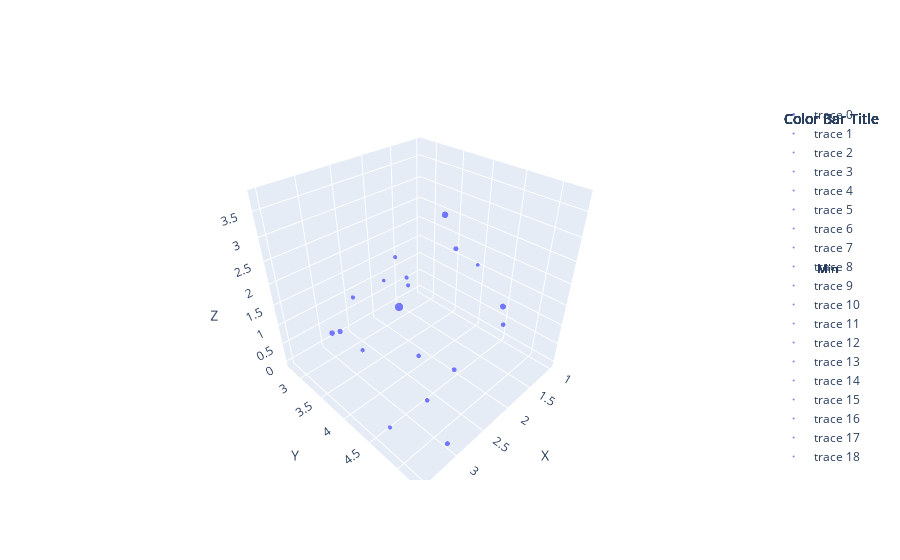

Notebook code for this chart:
### Code cell
# 3d Distance for the topics
cfc.visualize_intertopic_distances_3d("_year_"+str(years[0]),sy_df,sy_topics,sy_model,sy_embeddings)

### Figure 1 — Plotly figure (JSON) as saved in the notebook; plotly's stock layout.template omitted (floating-point values rounded to 4 significant figures)
{"data": [{"marker": {"color": "blue", "colorbar": {"ticktext": ["Min", "Max"], "tickvals": [2, 23], "title": {"text": "Color Bar Title"}}, "colorscale": [[0, "#0d0887"], [0.1111, "#46039f"], [0.2222, "#7201a8"], [0.3333, "#9c179e"], [0.4444, "#bd3786"], [0.5556, "#d8576b"], [0.6667, "#ed7953"], [0.7778, "#fb9f3a"], [0.8889, "#fdca26"], [1, "#f0f921"]], "opacity": 0.5, "size": 2.844}, "mode": "markers", "text": "Topic artificial parthenogenesis sea, Count: 23", "type": "scatter3d", "x": [2.486], "y": [3.855], "z": [1.509]}, {"marker": {"color": "blue", "colorbar": {"ticktext": ["Min", "Max"], "tickvals": [2, 23], "title": {"text": "Color Bar Title"}}, "colorscale": [[0, "#0d0887"], [0.1111, "#46039f"], [0.2222, "#7201a8"], [0.3333, "#9c179e"], [0.4444, "#bd3786"], [0.5556, "#d8576b"], [0.6667, "#ed7953"], [0.7778, "#fb9f3a"], [0.8889, "#fdca26"], [1, "#f0f921"]], "opacity": 0.5, "size": 2.224}, "mode": "markers", "text": "Topic industrial chemistry, Count: 11", "type": "scatter3d", "x": [2.398], "y": [4.513], "z": [3.764]}, {"marker": {"color": "blue", "colorbar": {"ticktext": ["Min", "Max"], "tickvals": [2, 23], "title": {"text": "Color Bar Title"}}, "colorscale": [[0, "#0d0887"], [0.1111, "#46039f"], [0.2222, "#7201a8"], [0.3333, "#9c179e"], [0.4444, "#bd3786"], [0.5556, "#d8576b"], [0.6667, "#ed7953"], [0.7778, "#fb9f3a"], [0.8889, "#fdca26"], [1, "#f0f921"]], "opacity": 0.5, "size": 2}, "mode": "markers", "text": "Topic medicine botanical notes, Count: 8", "type": "scatter3d", "x": [1.679], "y": [4.887], "z": [1.695]}, {"marker": {"color": "blue", "colorbar": {"ticktext": ["Min", "Max"], "tickvals": [2, 23], "title": {"text": "Color Bar Title"}}, "colorscale": [[0, "#0d0887"], [0.1111, "#46039f"], [0.2222, "#7201a8"], [0.3333, "#9c179e"], [0.4444, "#bd3786"], [0.5556, "#d8576b"], [0.6667, "#ed7953"], [0.7778, "#fb9f3a"], [0.8889, "#fdca26"], [1, "#f0f921"]], "opacity": 0.5, "size": 1.913}, "mode": "markers", "text": "Topic biological society washington, Count: 7", "type": "scatter3d", "x": [3.519], "y": [3.873], "z": [1.809]}, {"marker": {"color": "blue", "colorbar": {"ticktext": ["Min", "Max"], "tickvals": [2, 23], "title": {"text": "Color Bar Title"}}, "colorscale": [[0, "#0d0887"], [0.1111, "#46039f"], [0.2222, "#7201a8"], [0.3333, "#9c179e"], [0.4444, "#bd3786"], [0.5556, "#d8576b"], [0.6667, "#ed7953"], [0.7778, "#fb9f3a"], [0.8889, "#fdca26"], [1, "#f0f921"]], "opacity": 0.5, "size": 1.817}, "mode": "markers", "text": "Topic nebraska geology medicine, Count: 6", "type": "scatter3d", "x": [2.948], "y": [3.127], "z": [0.6482]}, {"marker": {"color": "blue", "colorbar": {"ticktext": ["Min", "Max"], "tickvals": [2, 23], "title": {"text": "Color Bar Title"}}, "colorscale": [[0, "#0d0887"], [0.1111, "#46039f"], [0.2222, "#7201a8"], [0.3333, "#9c179e"], [0.4444, "#bd3786"], [0.5556, "#d8576b"], [0.6667, "#ed7953"], [0.7778, "#fb9f3a"], [0.8889, "#fdca26"], [1, "#f0f921"]], "opacity": 0.5, "size": 1.71}, "mode": "markers", "text": "Topic knives prehistoric times, Count: 5", "type": "scatter3d", "x": [1.012], "y": [3.517], "z": [1.683]}, {"marker": {"color": "blue", "colorbar": {"ticktext": ["Min", "Max"], "tickvals": [2, 23], "title": {"text": "Color Bar Title"}}, "colorscale": [[0, "#0d0887"], [0.1111, "#46039f"], [0.2222, "#7201a8"], [0.3333, "#9c179e"], [0.4444, "#bd3786"], [0.5556, "#d8576b"], [0.6667, "#ed7953"], [0.7778, "#fb9f3a"], [0.8889, "#fdca26"], [1, "#f0f921"]], "opacity": 0.5, "size": 1.71}, "mode": "markers", "text": "Topic astronomical instrument suggestion, Count: 5", "type": "scatter3d", "x": [3.08], "y": [5.281], "z": [0.1943]}, {"marker": {"color": "blue", "colorbar": {"ticktext": ["Min", "Max"], "tickvals": [2, 23], "title": {"text": "Color Bar Title"}}, "colorscale": [[0, "#0d0887"], [0.1111, "#46039f"], [0.2222, "#7201a8"], [0.3333, "#9c179e"], [0.4444, "#bd3786"], [0.5556, "#d8576b"], [0.6667, "#ed7953"], [0.7778, "#fb9f3a"], [0.8889, "#fdca26"], [1, "#f0f921"]], "opacity": 0.5, "size": 1.71}, "mode": "markers", "text": "Topic aerial voyage medicine, Count: 5", "type": "scatter3d", "x": [2.278], "y": [4.659], "z": [0.4418]}, {"marker": {"color": "blue", "colorbar": {"ticktext": ["Min", "Max"], "tickvals": [2, 23], "title": {"text": "Color Bar Title"}}, "colorscale": [[0, "#0d0887"], [0.1111, "#46039f"], [0.2222, "#7201a8"], [0.3333, "#9c179e"], [0.4444, "#bd3786"], [0.5556, "#d8576b"], [0.6667, "#ed7953"], [0.7778, "#fb9f3a"], [0.8889, "#fdca26"], [1, "#f0f921"]], "opacity": 0.5, "size": 1.587}, "mode": "markers", "text": "Topic sterna domesticated fowl, Count: 4", "type": "scatter3d", "x": [1.413], "y": [4.759], "z": [0.9071]}, {"marker": {"color": "blue", "colorbar": {"ticktext": ["Min", "Max"], "tickvals": [2, 23], "title": {"text": "Color Bar Title"}}, "colorscale": [[0, "#0d0887"], [0.1111, "#46039f"], [0.2222, "#7201a8"], [0.3333, "#9c179e"], [0.4444, "#bd3786"], [0.5556, "#d8576b"], [0.6667, "#ed7953"], [0.7778, "#fb9f3a"], [0.8889, "#fdca26"], [1, "#f0f921"]], "opacity": 0.5, "size": 1.587}, "mode": "markers", "text": "Topic circle geography medicine, Count: 4", "type": "scatter3d", "x": [2.693], "y": [4.576], "z": [-0.03606]}, {"marker": {"color": "blue", "colorbar": {"ticktext": ["Min", "Max"], "tickvals": [2, 23], "title": {"text": "Color Bar Title"}}, "colorscale": [[0, "#0d0887"], [0.1111, "#46039f"], [0.2222, "#7201a8"], [0.3333, "#9c179e"], [0.4444, "#bd3786"], [0.5556, "#d8576b"], [0.6667, "#ed7953"], [0.7778, "#fb9f3a"], [0.8889, "#fdca26"], [1, "#f0f921"]], "opacity": 0.5, "size": 1.587}, "mode": "markers", "text": "Topic linguistic families mexico, Count: 4", "type": "scatter3d", "x": [2.936], "y": [4.67], "z": [1.492]}, {"marker": {"color": "blue", "colorbar": {"ticktext": ["Min", "Max"], "tickvals": [2, 23], "title": {"text": "Color Bar Title"}}, "colorscale": [[0, "#0d0887"], [0.1111, "#46039f"], [0.2222, "#7201a8"], [0.3333, "#9c179e"], [0.4444, "#bd3786"], [0.5556, "#d8576b"], [0.6667, "#ed7953"], [0.7778, "#fb9f3a"], [0.8889, "#fdca26"], [1, "#f0f921"]], "opacity": 0.5, "size": 1.442}, "mode": "markers", "text": "Topic antiquities alabamia materials, Count: 3", "type": "scatter3d", "x": [2.379], "y": [3.921], "z": [1.987]}, {"marker": {"color": "blue", "colorbar": {"ticktext": ["Min", "Max"], "tickvals": [2, 23], "title": {"text": "Color Bar Title"}}, "colorscale": [[0, "#0d0887"], [0.1111, "#46039f"], [0.2222, "#7201a8"], [0.3333, "#9c179e"], [0.4444, "#bd3786"], [0.5556, "#d8576b"], [0.6667, "#ed7953"], [0.7778, "#fb9f3a"], [0.8889, "#fdca26"], [1, "#f0f921"]], "opacity": 0.5, "size": 1.442}, "mode": "markers", "text": "Topic larval lampreys, Count: 3", "type": "scatter3d", "x": [1.521], "y": [2.967], "z": [0.8735]}, {"marker": {"color": "blue", "colorbar": {"ticktext": ["Min", "Max"], "tickvals": [2, 23], "title": {"text": "Color Bar Title"}}, "colorscale": [[0, "#0d0887"], [0.1111, "#46039f"], [0.2222, "#7201a8"], [0.3333, "#9c179e"], [0.4444, "#bd3786"], [0.5556, "#d8576b"], [0.6667, "#ed7953"], [0.7778, "#fb9f3a"], [0.8889, "#fdca26"], [1, "#f0f921"]], "opacity": 0.5, "size": 1.442}, "mode": "markers", "text": "Topic cave salamanders, Count: 3", "type": "scatter3d", "x": [1.558], "y": [2.754], "z": [1.323]}, {"marker": {"color": "blue", "colorbar": {"ticktext": ["Min", "Max"], "tickvals": [2, 23], "title": {"text": "Color Bar Title"}}, "colorscale": [[0, "#0d0887"], [0.1111, "#46039f"], [0.2222, "#7201a8"], [0.3333, "#9c179e"], [0.4444, "#bd3786"], [0.5556, "#d8576b"], [0.6667, "#ed7953"], [0.7778, "#fb9f3a"], [0.8889, "#fdca26"], [1, "#f0f921"]], "opacity": 0.5, "size": 1.442}, "mode": "markers", "text": "Topic geography medicine geology, Count: 3", "type": "scatter3d", "x": [2.848], "y": [3.479], "z": [0.3638]}, {"marker": {"color": "blue", "colorbar": {"ticktext": ["Min", "Max"], "tickvals": [2, 23], "title": {"text": "Color Bar Title"}}, "colorscale": [[0, "#0d0887"], [0.1111, "#46039f"], [0.2222, "#7201a8"], [0.3333, "#9c179e"], [0.4444, "#bd3786"], [0.5556, "#d8576b"], [0.6667, "#ed7953"], [0.7778, "#fb9f3a"], [0.8889, "#fdca26"], [1, "#f0f921"]], "opacity": 0.5, "size": 1.442}, "mode": "markers", "text": "Topic diurnal range temperatures, Count: 3", "type": "scatter3d", "x": [3.442], "y": [4.709], "z": [0.3466]}, {"marker": {"color": "blue", "colorbar": {"ticktext": ["Min", "Max"], "tickvals": [2, 23], "title": {"text": "Color Bar Title"}}, "colorscale": [[0, "#0d0887"], [0.1111, "#46039f"], [0.2222, "#7201a8"], [0.3333, "#9c179e"], [0.4444, "#bd3786"], [0.5556, "#d8576b"], [0.6667, "#ed7953"], [0.7778, "#fb9f3a"], [0.8889, "#fdca26"], [1, "#f0f921"]], "opacity": 0.5, "size": 1.442}, "mode": "markers", "text": "Topic profession engineering medicine, Count: 3", "type": "scatter3d", "x": [3.318], "y": [4.061], "z": [2.549]}, {"marker": {"color": "blue", "colorbar": {"ticktext": ["Min", "Max"], "tickvals": [2, 23], "title": {"text": "Color Bar Title"}}, "colorscale": [[0, "#0d0887"], [0.1111, "#46039f"], [0.2222, "#7201a8"], [0.3333, "#9c179e"], [0.4444, "#bd3786"], [0.5556, "#d8576b"], [0.6667, "#ed7953"], [0.7778, "#fb9f3a"], [0.8889, "#fdca26"], [1, "#f0f921"]], "opacity": 0.5, "size": 1.26}, "mode": "markers", "text": "Topic trapping pribilof islands, Count: 2", "type": "scatter3d", "x": [1.894], "y": [2.857], "z": [0.9783]}, {"marker": {"color": "blue", "colorbar": {"ticktext": ["Min", "Max"], "tickvals": [2, 23], "title": {"text": "Color Bar Title"}}, "colorscale": [[0, "#0d0887"], [0.1111, "#46039f"], [0.2222, "#7201a8"], [0.3333, "#9c179e"], [0.4444, "#bd3786"], [0.5556, "#d8576b"], [0.6667, "#ed7953"], [0.7778, "#fb9f3a"], [0.8889, "#fdca26"], [1, "#f0f921"]], "opacity": 0.5, "size": 1.26}, "mode": "markers", "text": "Topic chemistry medicine buffalo, Count: 2", "type": "scatter3d", "x": [2.027], "y": [4.706], "z": [2.73]}], "layout": {"scene": {"aspectmode": "cube", "xaxis": {"title": {"text": "X"}}, "yaxis": {"title": {"text": "Y"}}, "zaxis": {"title": {"text": "Z"}}}}}
